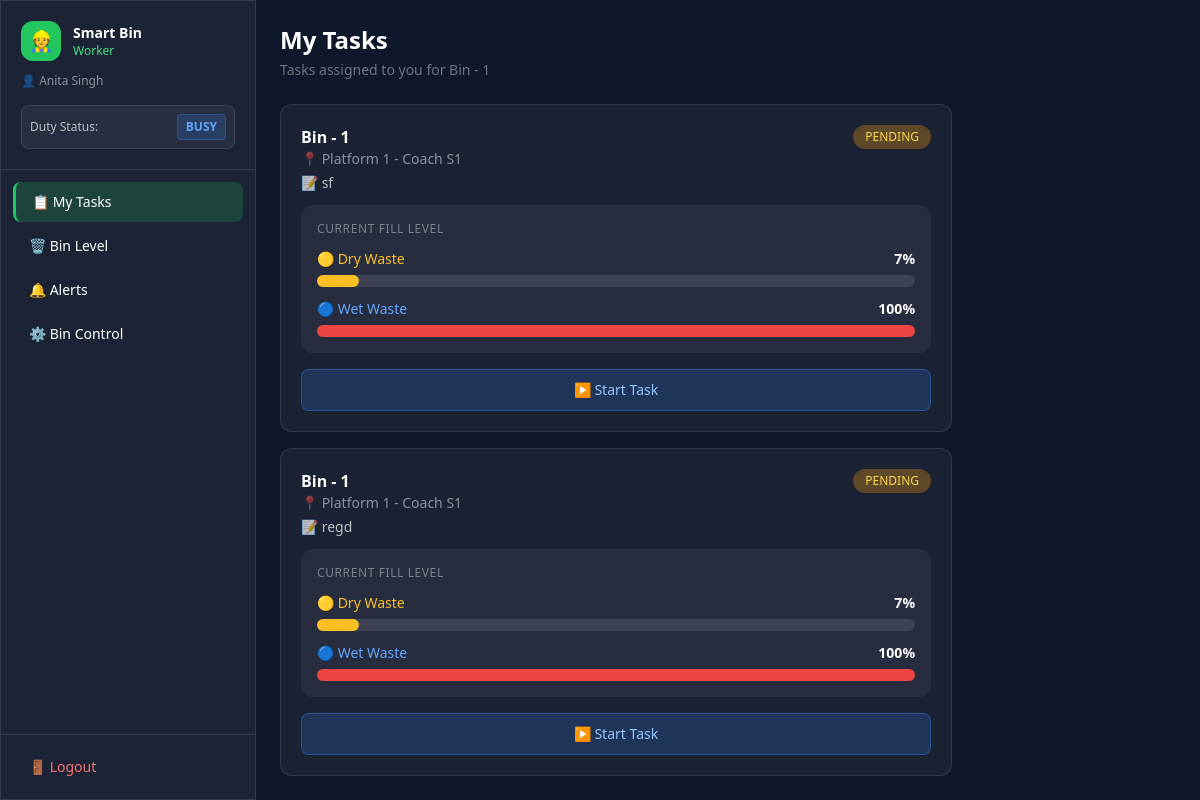
The app's page /worker (signed in) with its own data.
### tables this page shows
CREATE TABLE workers (
            id INTEGER PRIMARY KEY AUTOINCREMENT,
            name TEXT NOT NULL,
            username TEXT UNIQUE NOT NULL,
            password TEXT NOT NULL,
            status TEXT DEFAULT 'available' CHECK(status IN ('available', 'busy', 'offline'))
        , points INTEGER DEFAULT 0);

CREATE TABLE tasks (
            id INTEGER PRIMARY KEY AUTOINCREMENT,
            worker_id INTEGER NOT NULL,
            bin_id INTEGER NOT NULL,
            compartment TEXT NOT NULL,
            description TEXT,
            status TEXT DEFAULT 'pending' CHECK(status IN ('pending', 'in_progress', 'completed')),
            assigned_by TEXT NOT NULL,
            created_at TIMESTAMP DEFAULT CURRENT_TIMESTAMP,
            updated_at TIMESTAMP DEFAULT CURRENT_TIMESTAMP,
            FOREIGN KEY (worker_id) REFERENCES workers(id),
            FOREIGN KEY (bin_id) REFERENCES bins(id)
        );

CREATE TABLE bins (
            id INTEGER PRIMARY KEY AUTOINCREMENT,
            bin_name TEXT NOT NULL,
            location TEXT NOT NULL,
            compartment TEXT NOT NULL,
            dry_level INTEGER DEFAULT 0 CHECK(dry_level BETWEEN 0 AND 100),
            wet_level INTEGER DEFAULT 0 CHECK(wet_level BETWEEN 0 AND 100),
            status TEXT DEFAULT 'normal' CHECK(status IN ('normal', 'full', 'maintenance')),
            last_updated TIMESTAMP DEFAULT CURRENT_TIMESTAMP
        , human_dist INTEGER DEFAULT 0);

### app.py (the view)
@app.route("/worker")
def worker_dashboard():
    if not login_required("worker"):
        return redirect(url_for("login"))
    db    = get_db()
    worker = db.execute("SELECT status FROM workers WHERE id=?", (session["user_id"],)).fetchone()
    tasks = db.execute("""
        SELECT t.*, b.bin_name, b.location, b.dry_level, b.wet_level, b.status as bin_status
        FROM tasks t JOIN bins b ON t.bin_id=b.id
        WHERE t.worker_id=? ORDER BY t.created_at DESC
    """, (session["user_id"],)).fetchall()
    bin_row = db.execute("SELECT * FROM bins WHERE id=1").fetchone()
    alerts  = db.execute("""
        SELECT * FROM alerts WHERE receiver='all' OR receiver='workers'
        ORDER BY created_at DESC LIMIT 20
    """).fetchall()
    db.close()
    return render_template("worker.html",
        tasks=tasks, bin=bin_row, alerts=alerts, name=session["name"], worker_status=worker["status"])

### app.py (called while the page is built)
def login_required(role=None):
    if "user_id" not in session:
        return False
    if role and session.get("role") != role:
        return False
    return True

### database.py (called while the page is built)
def get_db():
    conn = sqlite3.connect(DB_NAME)
    conn.row_factory = sqlite3.Row
    return conn

### templates/worker.html (shortened to what this page needs)
<!DOCTYPE html>
<html lang="en">
<head>
  <script src="https://cdn.tailwindcss.com"></script>
</head>
<body class="min-h-screen text-white flex">
  <aside class="w-64 min-h-screen glass flex-shrink-0 flex flex-col">
    <div class="p-5 border-b border-white/10">
      <div class="flex items-center gap-3">
        <div class="w-10 h-10 bg-green-500 rounded-xl flex items-center justify-center text-xl">👷</div>
        <div><p class="font-bold text-sm">Smart Bin</p><p class="text-green-400 text-xs">Worker</p></div>
      </div>
      <p class="text-white/50 text-xs mt-3">👤 {{ name }}</p>
      <div class="mt-4 flex items-center justify-between bg-white/5 rounded-lg p-2 border border-white/10">
        <span class="text-xs text-white/70">Duty Status:</span>
        <button id="duty-btn" onclick="toggleDuty()" class="text-xs px-2 py-1 rounded font-bold {% if worker_status == 'available' %}bg-green-500/20 text-green-400 border border-green-500/30{% elif worker_status == 'busy' %}bg-blue-500/20 text-blue-400 border border-blue-500/30{% else %}bg-gray-500/20 text-gray-400 border border-gray-500/30{% endif %} hover:opacity-80 transition">
          {{ worker_status|upper }}
        </button>
      </div>
    </div>
    <nav class="flex-1 p-3 space-y-1">
      <button onclick="showSection('tasks')"  id="nav-tasks"  class="sidebar-item active w-full text-left px-4 py-2.5 rounded-lg text-sm flex items-center gap-3">📋 My Tasks</button>
      <button onclick="showSection('bin')"    id="nav-bin"    class="sidebar-item w-full text-left px-4 py-2.5 rounded-lg text-sm flex items-center gap-3">🗑️ Bin Level</button>
      <button onclick="showSection('alerts')" id="nav-alerts" class="sidebar-item w-full text-left px-4 py-2.5 rounded-lg text-sm flex items-center gap-3">
        🔔 Alerts
      </button>
      <button onclick="showSection('control')" id="nav-control" class="sidebar-item w-full text-left px-4 py-2.5 rounded-lg text-sm flex items-center gap-3">⚙️ Bin Control</button>
    </nav>
    <div class="p-3 border-t border-white/10">
      <a href="/logout" class="flex items-center gap-2 px-4 py-2.5 rounded-lg text-sm text-red-400 hover:bg-red-500/10 transition">🚪 Logout</a>
    </div>
  </aside>
  <main class="flex-1 p-6 overflow-y-auto">
    <div id="section-tasks" class="section active">
      <h2 class="text-2xl font-bold mb-1">My Tasks</h2>
      <p class="text-white/40 text-sm mb-6">Tasks assigned to you for Bin - 1</p>
      <div class="space-y-4 max-w-2xl">
        {% for t in tasks %}
        <div class="glass rounded-xl p-5" id="task-card-{{ t.id }}">
          <div class="flex justify-between items-start mb-3">
            <div>
              <p class="font-semibold text-base">{{ t.bin_name }}</p>
              <p class="text-white/50 text-sm">📍 {{ t.location }}</p>
              {% if t.description %}<p class="text-white/70 text-sm mt-1">📝 {{ t.description }}</p>{% endif %}
            </div>
            <span id="status-badge-{{ t.id }}" class="text-xs px-3 py-1 rounded-full whitespace-nowrap font-medium
              {% if t.status=='completed' %}bg-green-500/30 text-green-300
              {% elif t.status=='in_progress' %}bg-blue-500/30 text-blue-300
              {% else %}bg-amber-500/30 text-amber-300{% endif %}">
              {{ t.status|replace('_',' ')|upper }}
            </span>
          </div>
          <div class="bg-white/5 rounded-xl p-4 mb-4 space-y-3">
            <p class="text-xs text-white/40 font-medium uppercase tracking-wider">Current Fill Level</p>
            <div>
              <div class="flex justify-between text-sm mb-1.5">
                <span class="text-amber-400 font-medium">🟡 Dry Waste</span>
                <span id="t-dry-{{ t.id }}" class="font-bold">{{ t.dry_level }}%</span>
              </div>
              <div class="w-full bg-white/10 rounded-full h-3">
                <div id="t-dry-bar-{{ t.id }}" class="progress-bar h-3 rounded-full {% if t.dry_level>=90 %}bg-red-500{% elif t.dry_level>=70 %}bg-amber-500{% else %}bg-amber-400{% endif %}" style="width:{{ t.dry_level }}%"></div>
              </div>
            </div>
            <div>
              <div class="flex justify-between text-sm mb-1.5">
                <span class="text-blue-400 font-medium">🔵 Wet Waste</span>
                <span id="t-wet-{{ t.id }}" class="font-bold">{{ t.wet_level }}%</span>
              </div>
              <div class="w-full bg-white/10 rounded-full h-3">
                <div id="t-wet-bar-{{ t.id }}" class="progress-bar h-3 rounded-full {% if t.wet_level>=90 %}bg-red-500{% elif t.wet_level>=70 %}bg-blue-400{% else %}bg-blue-500{% endif %}" style="width:{{ t.wet_level }}%"></div>
              </div>
            </div>
          </div>
          {% if t.status != 'completed' %}
          <div id="actions-{{ t.id }}" class="flex gap-3">
            {% if t.status == 'pending' %}
            <button onclick="updateTask({{ t.id }},'in_progress')"
              class="flex-1 bg-blue-500/20 hover:bg-blue-500/40 border border-blue-500/40 text-blue-300 py-2.5 rounded-lg text-sm transition font-medium">
              ▶️ Start Task
            </button>
            {% elif t.status == 'in_progress' %}
            <button onclick="updateTask({{ t.id }},'completed')"
              class="flex-1 bg-green-500/20 hover:bg-green-500/40 border border-green-500/40 text-green-300 py-2.5 rounded-lg text-sm transition font-medium">
              ✅ Mark Complete
            </button>
            {% endif %}
          </div>
          {% else %}
          <div class="flex items-center gap-2 text-green-400 text-sm font-medium">✅ Task completed</div>
          {% endif %}
        </div>
        {% endfor %}
      </div>
    </div>
  </main>
</body>
</html>

### templates/worker.html (style rules this page uses)
body { background: #0f172a; }
.glass { background: rgba(255,255,255,0.05); border: 1px solid rgba(255,255,255,0.1); }
.sidebar-item.active { background: rgba(34,197,94,0.2); border-left: 3px solid #22c55e; }
.progress-bar { transition: width 0.8s ease; }
.section { display: none; }
.section.active { display: block; }

### records on screen
workers: name "Anita Singh", status "BUSY"
tasks: bin_name "Bin - 1", location "Platform 1 - Coach S1", description "sf", status "PENDING", dry_level "7", wet_level "100"
tasks: bin_name "Bin - 1", location "Platform 1 - Coach S1", description "regd", status "PENDING", dry_level "7", wet_level "100"
